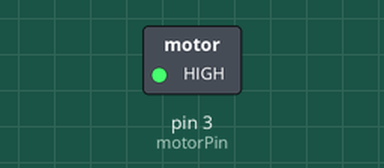
Simulated run of this sketch. Board: Arduino Uno, built with avr-gcc and run on an emulated ATmega328P. On the bench: switched loads named in the sketch (green lamp = pin HIGH).

Above: at 0.5 s.
At 21.0 s:
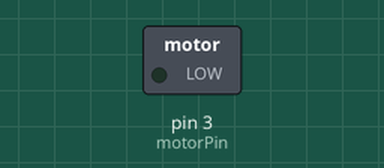
Timing chart, 0 to 53.3 s (numbered marks = the images above):
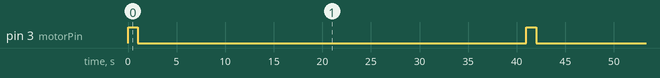

The sketch:

Vibrate.ino
```cpp
const int motorPin = 3;

void setup()
{
  pinMode(motorPin, OUTPUT);
}

void loop()
{
  digitalWrite(motorPin, HIGH);
  delay(1000);
  digitalWrite(motorPin, LOW);
  delay(40000);
}
```

Measured:
- by itself, pin 3 (motorPin): alternates HIGH for 1.0 s and LOW for 40.0 s
